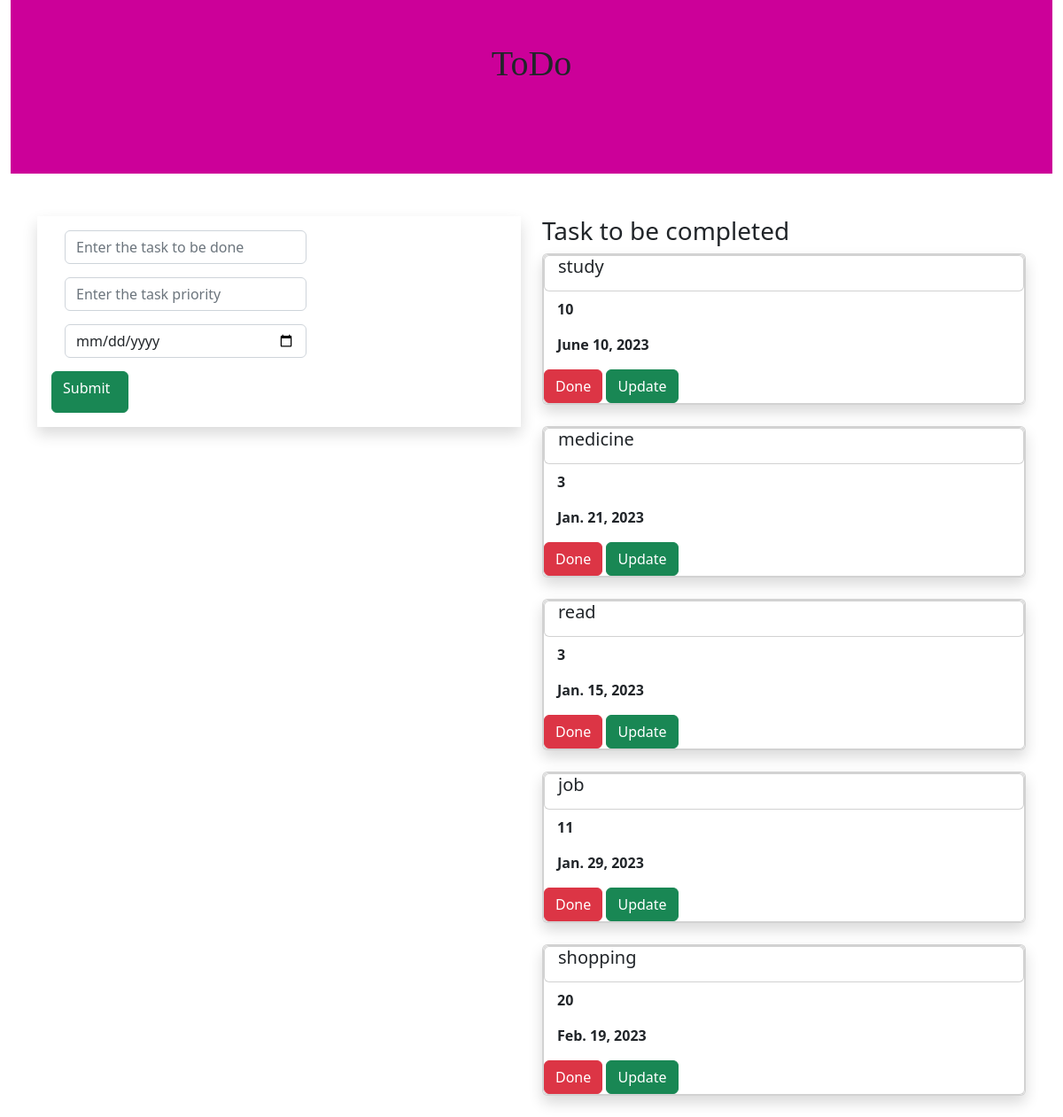
The page / on the database its author committed.
### todoapp/models.py (models this page shows)
class Task(models.Model):
    name = models.CharField(max_length=250)
    priority = models.IntegerField()
    date = models.DateField()

### todoapp/views.py (the view)
# urls.py: path('',views.add,name = 'add'),
def add(requset):
    task1 = Task.objects.all()
    if requset.method=='POST':
        name = requset.POST.get('task','')
        priority = requset.POST.get('priority','')
        date = requset.POST.get('date','')
        task = Task(name=name,priority=priority,date=date)
        task.save()
    return render(requset,'home.html',{'key':task1})

### templates/home.html (shortened to what this page needs)
{% extends 'base.html' %}
{% block content %}
<div class="container-fluid">
    <div class="row">
        <div class="col-md-12">
            <div class="banner">
                <br><br>
                <div class="banner-text">
                    <h1>ToDo</h1>
                </div>
            </div>
        </div>
    </div>
</div>
<br><br>
<div class="container">
    <div class="row">
        <div class="col-md-6">
            <form method="POST" class="p-3 shadow">
                <div class="form-group" style="width: 18rem;padding-left:15px;padding-bottom:15px;">
                    <input type="text" class="form-control" name="task" placeholder="Enter the task to be done">
                </div>
                <div class="form-group" style="width: 18rem;padding-left:15px;padding-bottom:15px;">
                    <input type="text" name="priority" class="form-control" placeholder="Enter the task priority">
                </div>
                <div class="form-group" style="width: 18rem;padding-left:15px;padding-bottom:15px;">
                    <input type="date" name="date" class="form-control" placeholder="Enter the date">
                </div>
                <input type="submit" class="btn btn-success" style="padding-right:20px;padding-bottom:15px;">
            </form>
        </div>
        <div class="col-md-6">
            <h3>Task to be completed</h3>
            {% for i in key %}
            <div class="shadow card">
                <div class="card body">
                    <h5 class="card title" style="padding-left:15px;padding-bottom:15px;">{{i.name}}</h5>
                    <p style="padding-left:15px;"><b>{{i.priority}}</b></p>
                    <p style="padding-left:15px;"><b>{{i.date}}</b></p>
                        <div class="d-grid d-md-block">
                            <a class="btn btn-danger" href="{% url 'delete' i.id %}" tabindex="-1">Done</a>
                            <a class="btn btn-success" href="{% url 'update' i.id %}" tabindex="-1">Update</a>
                        </div>
                </div>
            </div>
            <br>
            {% endfor %}
        </div>
    </div>
</div>
{% endblock %}

### templates/base.html (shortened to what this page needs)
{% load static %}
<!DOCTYPE html>
<html lang="en">
<head>
    <link rel="stylesheet" href="https://cdn.jsdelivr.net/npm/bootstrap@5.2.3/dist/css/bootstrap.min.css">
    <link rel="stylesheet" href="{% static 'style.css' %}">
</head>
<body>
{% block content %}
{% endblock %}
</body>
</html>

### static/style.css (style rules this page uses)
.banner { background-color:#cc0099; width:100%; height:100%; margin-bottom:100px; }
.banner-text { text-align:center; top:50px; left:50px; font-family:fantasy; }

### rows shown on the page
Task: name "study", priority "10", date "June 10, 2023"
Task: name "medicine", priority "3", date "Jan. 21, 2023"
Task: name "read", priority "3", date "Jan. 15, 2023"
Task: name "job", priority "11", date "Jan. 29, 2023"
Task: name "shopping", priority "20", date "Feb. 19, 2023"
